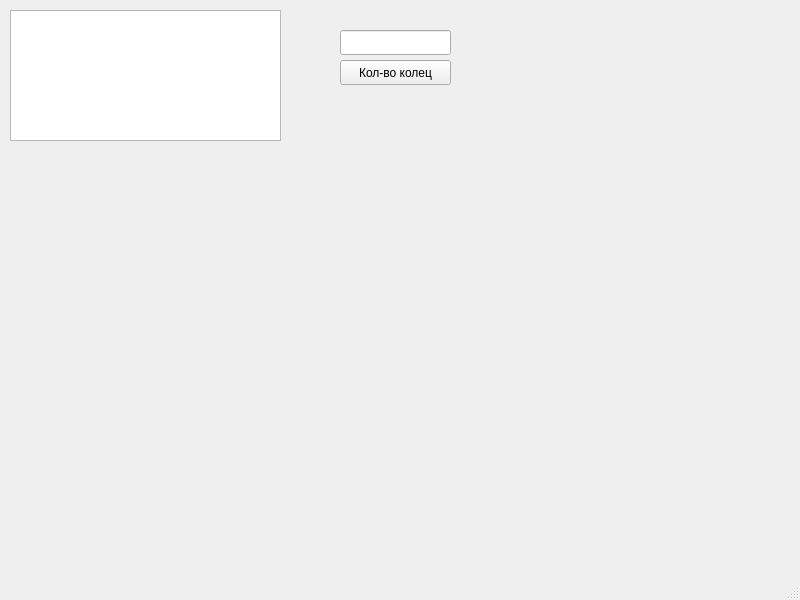
<?xml version="1.0" encoding="UTF-8"?>
<ui version="4.0">
 <class>MainWindow</class>
 <widget class="QMainWindow" name="MainWindow">
  <property name="geometry">
   <rect>
    <x>0</x>
    <y>0</y>
    <width>800</width>
    <height>600</height>
   </rect>
  </property>
  <property name="windowTitle">
   <string>MainWindow</string>
  </property>
  <widget class="QWidget" name="centralwidget">
   <widget class="QTextEdit" name="textEdit">
    <property name="geometry">
     <rect>
      <x>10</x>
      <y>10</y>
      <width>271</width>
      <height>131</height>
     </rect>
    </property>
    <property name="font">
     <font>
      <pointsize>10</pointsize>
     </font>
    </property>
   </widget>
   <widget class="QLineEdit" name="lineEdit">
    <property name="geometry">
     <rect>
      <x>340</x>
      <y>30</y>
      <width>111</width>
      <height>25</height>
     </rect>
    </property>
   </widget>
   <widget class="QPushButton" name="pushButton">
    <property name="geometry">
     <rect>
      <x>340</x>
      <y>60</y>
      <width>111</width>
      <height>25</height>
     </rect>
    </property>
    <property name="text">
     <string>Кол-во колец</string>
    </property>
   </widget>
  </widget>
  <widget class="QMenuBar" name="menubar">
   <property name="geometry">
    <rect>
     <x>0</x>
     <y>0</y>
     <width>800</width>
     <height>22</height>
    </rect>
   </property>
  </widget>
  <widget class="QStatusBar" name="statusbar"/>
 </widget>
 <resources/>
 <connections/>
</ui>
